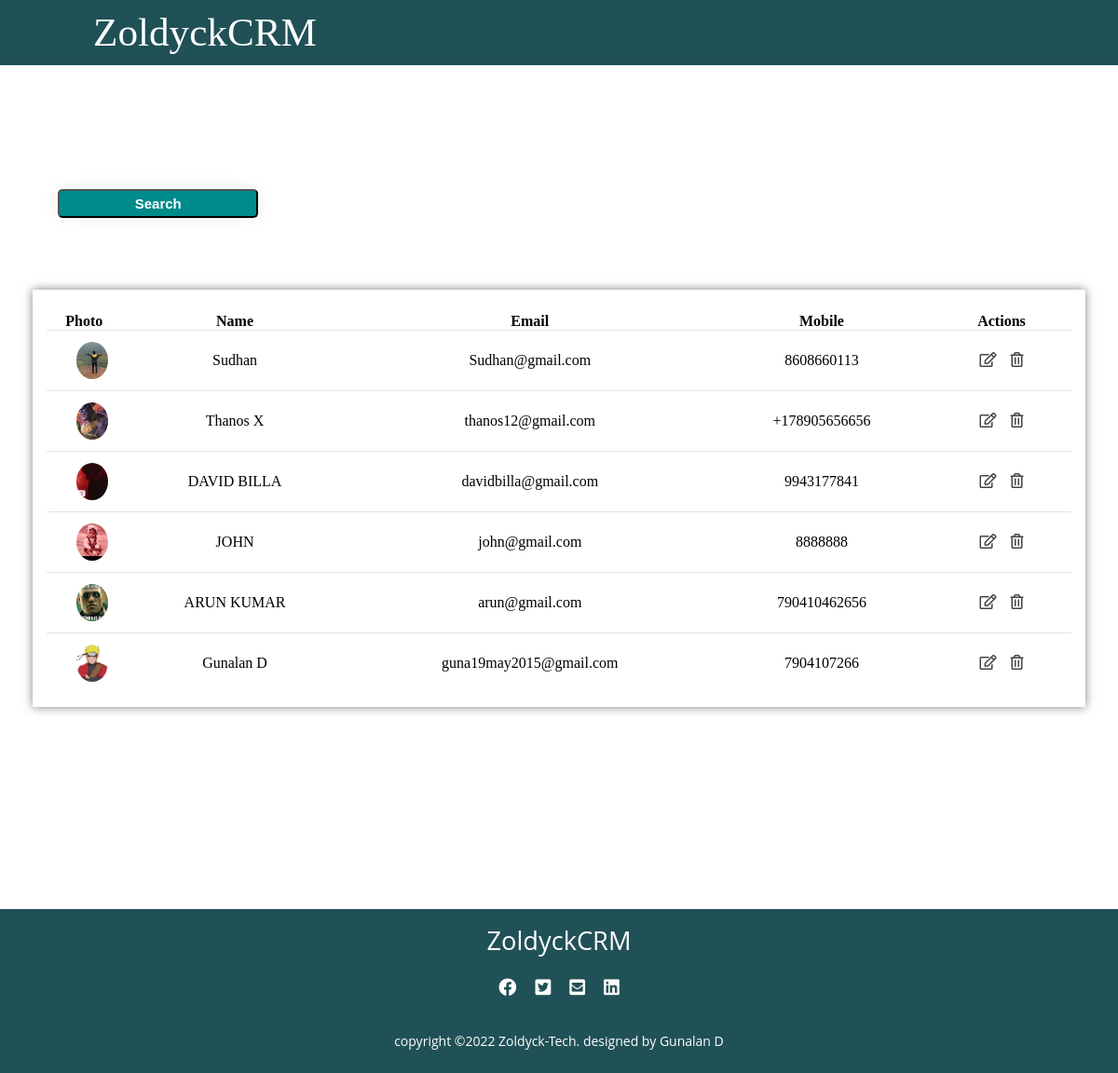
/customers/, run on an earlier commit of the app's database.
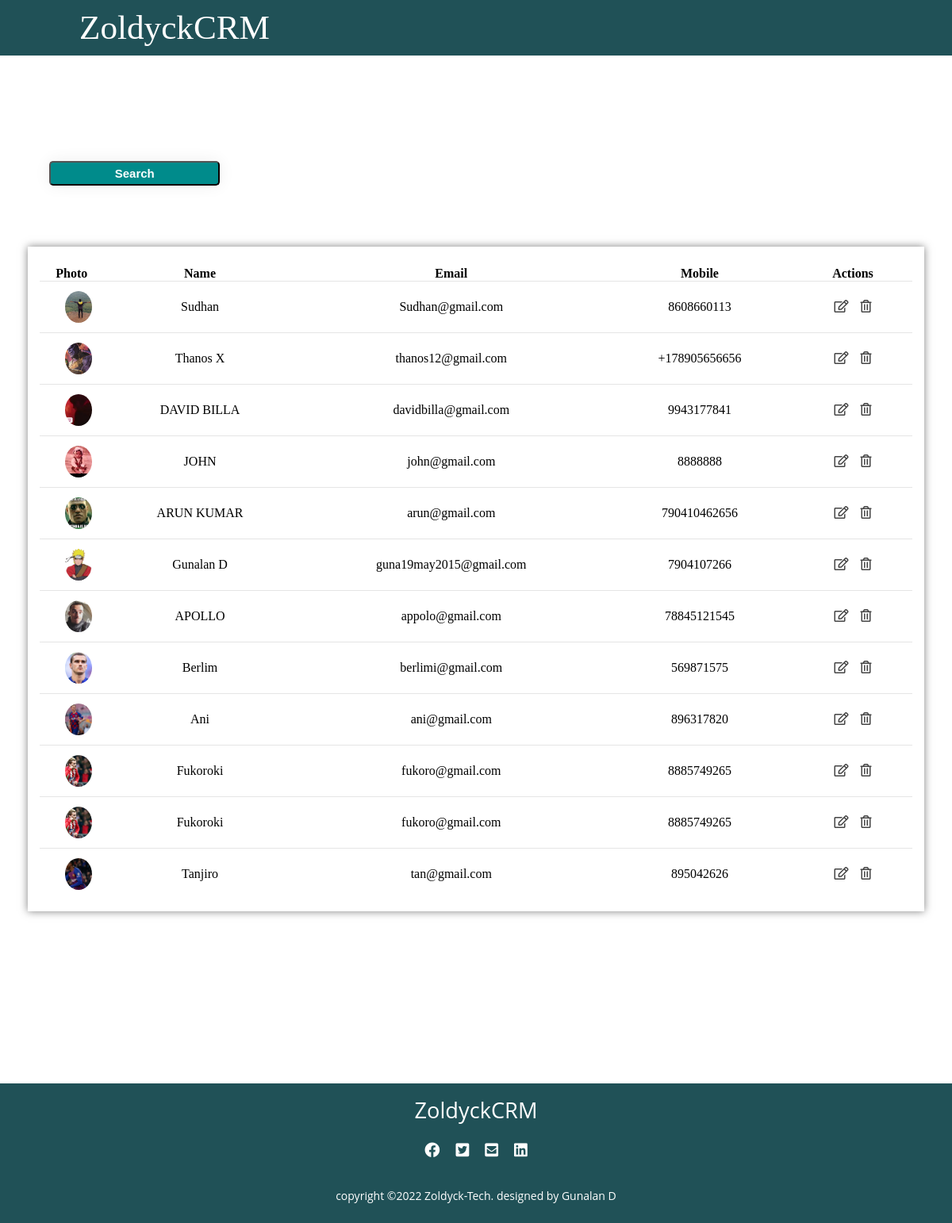
And on a later commit of the database.
### accounts/models.py (models this page shows, shortened)
class Customer(models.Model):
    customer_pic = models.ImageField(upload_to='customer_pics/', blank=True)
    customer_name = models.CharField(max_length=50, null= True)
    customer_email = models.CharField(max_length=200 , null= True)
    customer_mobile = models.CharField(max_length=50 , null= True)
    date_created = models.DateTimeField(auto_now_add=True , null= True)

### accounts/views.py (the view)
# urls.py: path('customers/', views.customers, name='customers'),
def customers(request):
    customers = Customer.objects.all()
    context = {
        'customers': customers
    }
    return render(request, 'accounts/customers.html',context)

### accounts/templates/accounts/customers.html
{% extends 'accounts/layout.html'%}
{% block content %}
<section>
    <div class="main">
        <div class="product-tables">
            <div class="button">
                <button class="crt-ser"><a href="">Search</a></button>
            </div>
            <div class="latest-products">
                <table class="cus-prod-customers">
                    <thead>
                        <tr>
                            <th>Photo</th>
                            <th>Name</th>
                            <th>Email</th>
                            <th>Mobile</th>
                            <th>Actions</th>
                        </tr>
                    </thead>
                    <tbody>
                        {% for cus in customers %}
                        <tr>
                            <td class="id-td">
                                <div class="img-box-small-cus">
                                    {% if cus.customer_pic %}
                                    <img src="{{ cus.customer_pic.url }}">
                                    {% endif %}
                                </div>
                            </td>
                            <td>{{ cus.customer_name }}</td>
                            <td>{{ cus.customer_email }}</td>
                            <td>{{ cus.customer_mobile }}</td>
                            <td>
                                <a href="{% url 'customer' cus.id %}"><i class="far fa-edit"></i></a>
                                <a href="{% url 'delete_customer' cus.id %}"><i class="far fa-trash-alt"></i></a>
                            </td>
                        </tr>
                        {% endfor %}
                    </tbody>
                </table>
            </div>
        </div>
    </div>
</section>
{% endblock %}

What changed in the data, as far as the page shows it:
added Customer: customer_pic (picture), customer_name "APOLLO", customer_email "appolo@gmail.com", customer_mobile "78845121545"
added Customer: customer_pic (picture), customer_name "Berlim", customer_email "berlimi@gmail.com", customer_mobile "569871575"
added Customer: customer_pic (picture), customer_name "Ani", customer_email "ani@gmail.com", customer_mobile "896317820"
added Customer: customer_pic (picture), customer_name "Fukoroki", customer_email "fukoro@gmail.com", customer_mobile "8885749265"
added Customer: customer_pic (picture), customer_name "Fukoroki", customer_email "fukoro@gmail.com", customer_mobile "8885749265"
added Customer: customer_pic (picture), customer_name "Tanjiro", customer_email "tan@gmail.com", customer_mobile "895042626"
